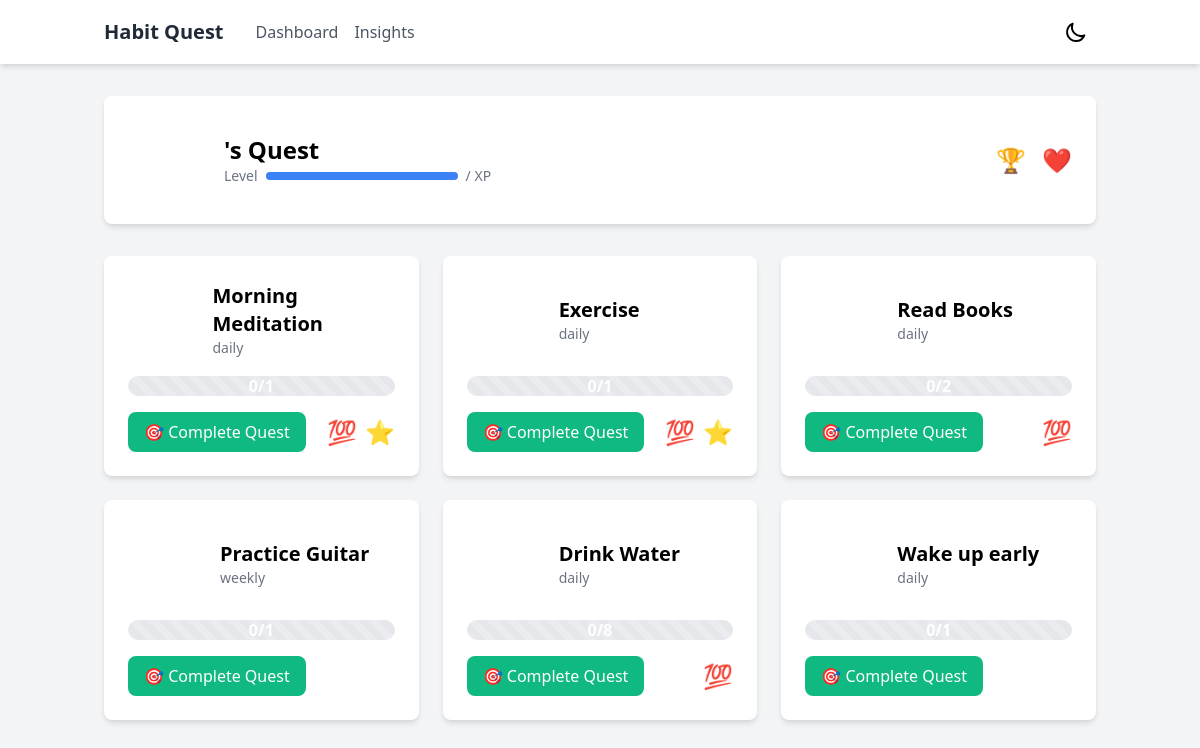
The page / on the database its author committed.
### app/models.py (models this page shows)
class Habit(db.Model):
    id = db.Column(db.Integer, primary_key=True)
    name = db.Column(db.String(100), nullable=False)
    frequency = db.Column(db.String(20), nullable=False)  # daily, weekly, custom
    times_per_day = db.Column(db.Integer, default=1)
    created_at = db.Column(db.DateTime, default=datetime.utcnow)
    completions = db.relationship('HabitCompletion', backref='habit', lazy=True)
    @property
    def status(self):
        completions_today = self.get_completions_today()
        if completions_today >= self.times_per_day:
            return 'celebrating'
        elif completions_today > 0:
            return 'happy'
        elif self.get_streak() > 0:
            return 'happy'
        return 'sleeping'
    @property
    def progress(self):
        return min(100, (self.get_completions_today() * 100) // self.times_per_day)
    @property
    def streak(self):
        return self.get_streak()
    @property
    def badges(self):
        badges = []
        streak = self.get_streak()
        total_completions = len(self.completions)
        if streak >= 7:
            badges.append({
                'emoji': '🔥',
                'description': f'{streak} day streak!'
            })
        if total_completions >= 100:
            badges.append({
                'emoji': '💯',
                'description': '100 completions!'
            })
        if self.get_perfect_week_count() > 0:
            badges.append({
                'emoji': '⭐',
                'description': f'{self.get_perfect_week_count()} perfect weeks!'
            })
        return badges
    def get_perfect_week_count(self):
        if self.frequency != 'daily':
            return 0
        completions_by_date = {}
        for completion in self.completions:
            date = completion.completed_at.date()
            completions_by_date[date] = completions_by_date.get(date, 0) + 1
        perfect_weeks = 0
        current_date = datetime.utcnow().date()
        for i in range(52):  # Check last 52 weeks
            week_start = current_date - timedelta(days=current_date.weekday() + 7 * i)
            week_perfect = True
            for day in range(7):
                date = week_start + timedelta(days=day)
                if completions_by_date.get(date, 0) < self.times_per_day:
                    week_perfect = False
                    break
            if week_perfect:
                perfect_weeks += 1
        return perfect_weeks
    def get_streak(self):
        completions = HabitCompletion.query.filter_by(habit_id=self.id).order_by(HabitCompletion.completed_at.desc()).all()
        if not completions:
            return 0
        streak = 0
        today = datetime.utcnow().date()
        expected_date = today
        completion_dates = {}
        for completion in completions:
            date = completion.completed_at.date()
            completion_dates[date] = completion_dates.get(date, 0) + 1
        while expected_date in completion_dates:
            if completion_dates[expected_date] >= self.times_per_day:
                streak += 1
                expected_date -= timedelta(days=1)
            else:
                break
        return streak
    def get_completions_today(self):
        today = datetime.utcnow().date()
        return HabitCompletion.query.filter(
            HabitCompletion.habit_id == self.id,
            db.func.date(HabitCompletion.completed_at) == today
        ).count()
    def is_completed_today(self):
        return self.get_completions_today() >= self.times_per_day
    @property
    def completions_today(self):
        return self.get_completions_today()
    @property
    def is_completed(self):
        return self.is_completed_today()

### app/routes.py (the view)
@app.route('/')
def index():
    habits = Habit.query.all()
    return render_template('dashboard.html', habits=habits)

### app/templates/dashboard.html (shortened to what this page needs)
{% extends "base.html" %}
{% block content %}
<div class="container mx-auto px-4 py-8">
    <div class="bg-white rounded-lg shadow-md p-6 mb-8">
        <div class="flex items-center justify-between">
            <div class="flex items-center space-x-4">
                <div class="character character-happy"></div>
                <div>
                    <h2 class="text-2xl font-bold">{{ player_name }}'s Quest</h2>
                    <div class="flex items-center space-x-2">
                        <span class="text-sm text-gray-500">Level {{ level }}</span>
                        <div class="w-48 h-2 bg-gray-200 rounded-full">
                            <div class="h-full bg-blue-500 rounded-full"
                                 style="width: {{ xp_percentage }}%"></div>
                        </div>
                        <span class="text-sm text-gray-500">{{ xp }}/{{ next_level_xp }} XP</span>
                    </div>
                </div>
            </div>
            <div class="flex items-center space-x-4">
                <div class="text-center">
                    <div class="text-2xl font-bold text-yellow-500">🏆</div>
                </div>
                <div class="text-center">
                    <div class="text-2xl font-bold text-red-500">❤️</div>
                </div>
            </div>
        </div>
    </div>
    <div class="grid grid-cols-1 md:grid-cols-2 lg:grid-cols-3 gap-6">
        {% for habit in habits %}
        <div class="bg-white rounded-lg shadow-md p-6 transform hover:scale-105 transition-all duration-200">
            <div class="flex justify-between items-start mb-4">
                <div class="flex items-center space-x-3">
                    <div class="character character-{{ habit.status }}"></div>
                    <div>
                        <h3 class="text-xl font-bold">{{ habit.name }}</h3>
                        <p class="text-sm text-gray-500">{{ habit.frequency }}</p>
                    </div>
                </div>
            </div>
            <div class="mb-4">
                <div class="progress-bar" style="--progress: {{ habit.progress }}%">
                    <div class="absolute inset-0 flex items-center justify-center text-white font-bold">
                        {{ habit.completions_today }}/{{ habit.times_per_day }}
                    </div>
                </div>
            </div>
            <div class="flex justify-between items-center">
                <button onclick="completeHabit({{ habit.id }})"
                        class="px-4 py-2 bg-green-500 text-white rounded-lg hover:bg-green-600 transform hover:scale-105 transition-all duration-200">
                    {% if habit.is_completed %}
                    ✨ Completed!
                    {% else %}
                    🎯 Complete Quest
                    {% endif %}
                </button>
                <div class="flex items-center space-x-2">
                    {% for badge in habit.badges %}
                    <div class="achievement-badge text-2xl" title="{{ badge.description }}">
                        {{ badge.emoji }}
                    </div>
                    {% endfor %}
                </div>
            </div>
        </div>
        {% endfor %}
    </div>
</div>
{% endblock %}

### app/templates/base.html (shortened to what this page needs)
<!DOCTYPE html>
<html lang="en" class="light">
<head>
    <link href="https://cdn.jsdelivr.net/npm/tailwindcss@2.2.19/dist/tailwind.min.css" rel="stylesheet">
    <link href="{{ url_for('static', filename='css/game.css') }}" rel="stylesheet">
</head>
<body class="min-h-screen bg-gray-100">
    <nav class="bg-white shadow-md dark:bg-gray-800">
        <div class="container mx-auto px-4">
            <div class="flex justify-between items-center h-16">
                <div class="flex items-center space-x-8">
                    <a href="/" class="text-xl font-bold text-gray-800 dark:text-white">
                        Habit Quest
                    </a>
                    <div class="hidden md:flex space-x-4">
                        <a href="/" class="text-gray-600 hover:text-gray-800 dark:text-gray-300 dark:hover:text-white">
                            Dashboard
                        </a>
                        <a href="/calendar" class="text-gray-600 hover:text-gray-800 dark:text-gray-300 dark:hover:text-white">
                            Insights
                        </a>
                    </div>
                </div>
                <div class="flex items-center space-x-4">
                    <button id="darkModeToggle" class="p-2 rounded-lg hover:bg-gray-100 dark:hover:bg-gray-700">
                        <svg class="w-6 h-6 block dark:hidden" fill="none" stroke="currentColor" viewBox="0 0 24 24">
                            <path stroke-linecap="round" stroke-linejoin="round" stroke-width="2"
                                  d="M20.354 15.354A9 9 0 018.646 3.646 9.003 9.003 0 0012 21a9.003 9.003 0 008.354-5.646z">
                            </path>
                        </svg>
                    </button>
                </div>
            </div>
        </div>
    </nav>
    {% block content %}{% endblock %}
</body>
</html>

### app/static/css/game.css (style rules this page uses)
.character { width: 80px; height: 80px; position: relative; transition: all 0.3s ease; }
.character-happy { background: url('../images/character-happy.svg') no-repeat center; }
.character-sleeping { background: url('../images/character-sleeping.svg') no-repeat center; }
.achievement-badge { position: relative; animation: float 3s ease-in-out infinite; }
.progress-bar { height: 20px; background: linear-gradient(90deg, #4ade80 var(--progress), #e5e7eb var(--progress)); border-radius: 10px; position: relative; overflow: hidden; }
.progress-bar::after { content: ''; position: absolute; top: 0; left: 0; right: 0; bottom: 0; background: linear-gradient( 45deg, rgba(255,255,255,0.2) 25%, transparent 25%, transparent 50%, rgba(255,255,255,0.2) 50%, rgba(255,255,255,0.2) 75%, transparent 75%, transparent ); background-size: 20px 20px; animation: move 1s linear infinite; }

### app/templates/base.html (style rules this page uses)
* { transition: background-color 0.3s ease, color 0.3s ease, border-color 0.3s ease; }

### rows shown on the page
Habit: name "Morning Meditation", frequency "daily", completions_today "0", times_per_day "1", shows "🎯 Complete Quest", emoji "💯" "⭐"
Habit: name "Exercise", frequency "daily", completions_today "0", times_per_day "1", shows "🎯 Complete Quest", emoji "💯" "⭐"
Habit: name "Read Books", frequency "daily", completions_today "0", times_per_day "2", shows "🎯 Complete Quest", emoji "💯"
Habit: name "Practice Guitar", frequency "weekly", completions_today "0", times_per_day "1", shows "🎯 Complete Quest"
Habit: name "Drink Water", frequency "daily", completions_today "0", times_per_day "8", shows "🎯 Complete Quest", emoji "💯"
Habit: name "Wake up early", frequency "daily", completions_today "0", times_per_day "1", shows "🎯 Complete Quest"
